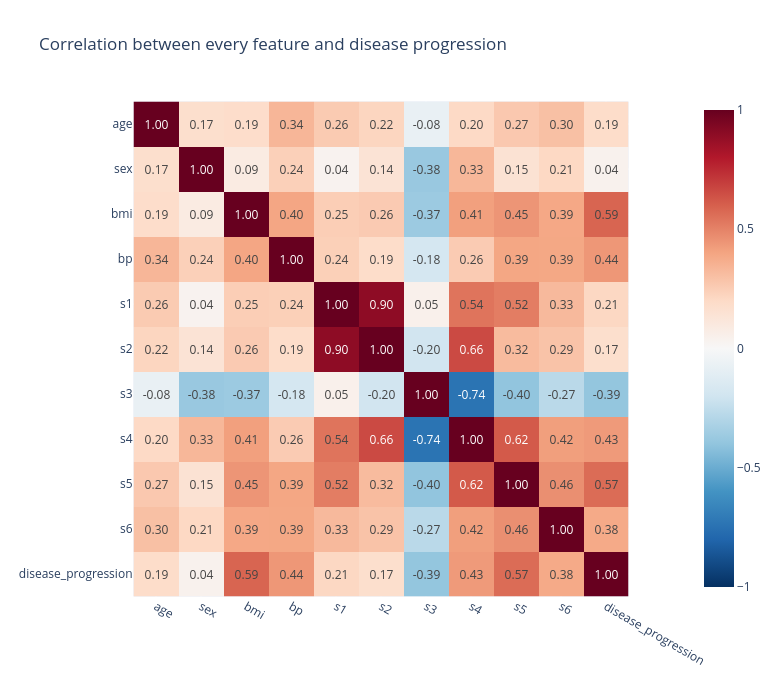

The notebook cell saved with this chart:
### Markdown cell above
## 5. Exploring the data (interactive)

Ten real, physiologically meaningful features — far more than the 2D or 3D scatter plots we
could eyeball by hand. This is exactly the kind of problem gradient descent is built for:
finding the best combination of many weights at once, algorithmically, rather than by
inspection.

Hover over the heatmap and scatter plot below — both are interactive Plotly figures.

### Code cell
corr = df.corr(numeric_only=True)
fig = px.imshow(
    corr, text_auto='.2f', color_continuous_scale='RdBu_r', zmin=-1, zmax=1,
    title='Correlation between every feature and disease progression'
)
fig.update_layout(width=780, height=680)
fig.show()

### Figure 1 — Plotly figure (JSON) as saved in the notebook; plotly's stock layout.template omitted (floating-point values rounded to 4 significant figures)
{"data": [{"coloraxis": "coloraxis", "hovertemplate": "x: %{x}<br>y: %{y}<br>color: %{z}<extra></extra>", "name": "0", "texttemplate": "%{z:.2f}", "type": "heatmap", "x": ["age", "sex", "bmi", "bp", "s1", "s2", "s3", "s4", "s5", "s6", "disease_progression"], "xaxis": "x", "y": ["age", "sex", "bmi", "bp", "s1", "s2", "s3", "s4", "s5", "s6", "disease_progression"], "yaxis": "y", "z": [[1.0, 0.1737, 0.1851, 0.3354, 0.2601, 0.2192, -0.07518, 0.2038, 0.2708, 0.3017, 0.1879], [0.1737, 1.0, 0.08816, 0.241, 0.03528, 0.1426, -0.3791, 0.3321, 0.1499, 0.2081, 0.04306], [0.1851, 0.08816, 1.0, 0.3954, 0.2498, 0.2612, -0.3668, 0.4138, 0.4462, 0.3887, 0.5865], [0.3354, 0.241, 0.3954, 1.0, 0.2425, 0.1855, -0.1788, 0.2577, 0.3935, 0.3904, 0.4415], [0.2601, 0.03528, 0.2498, 0.2425, 1.0, 0.8967, 0.05152, 0.5422, 0.5155, 0.3257, 0.212], [0.2192, 0.1426, 0.2612, 0.1855, 0.8967, 1.0, -0.1965, 0.6598, 0.3184, 0.2906, 0.1741], [-0.07518, -0.3791, -0.3668, -0.1788, 0.05152, -0.1965, 1.0, -0.7385, -0.3986, -0.2737, -0.3948], [0.2038, 0.3321, 0.4138, 0.2577, 0.5422, 0.6598, -0.7385, 1.0, 0.6179, 0.4172, 0.4305], [0.2708, 0.1499, 0.4462, 0.3935, 0.5155, 0.3184, -0.3986, 0.6179, 1.0, 0.4647, 0.5659], [0.3017, 0.2081, 0.3887, 0.3904, 0.3257, 0.2906, -0.2737, 0.4172, 0.4647, 1.0, 0.3825], [0.1879, 0.04306, 0.5865, 0.4415, 0.212, 0.1741, -0.3948, 0.4305, 0.5659, 0.3825, 1.0]]}], "layout": {"coloraxis": {"autocolorscale": false, "cmax": 1, "cmin": -1, "colorscale": [[0, "rgb(5,48,97)"], [0.1, "rgb(33,102,172)"], [0.2, "rgb(67,147,195)"], [0.3, "rgb(146,197,222)"], [0.4, "rgb(209,229,240)"], [0.5, "rgb(247,247,247)"], [0.6, "rgb(253,219,199)"], [0.7, "rgb(244,165,130)"], [0.8, "rgb(214,96,77)"], [0.9, "rgb(178,24,43)"], [1, "rgb(103,0,31)"]]}, "height": 680, "title": {"text": "Correlation between every feature and disease progression"}, "width": 780, "xaxis": {"anchor": "y", "constrain": "domain", "domain": [0, 1], "scaleanchor": "y"}, "yaxis": {"anchor": "x", "autorange": "reversed", "constrain": "domain", "domain": [0, 1]}}}
